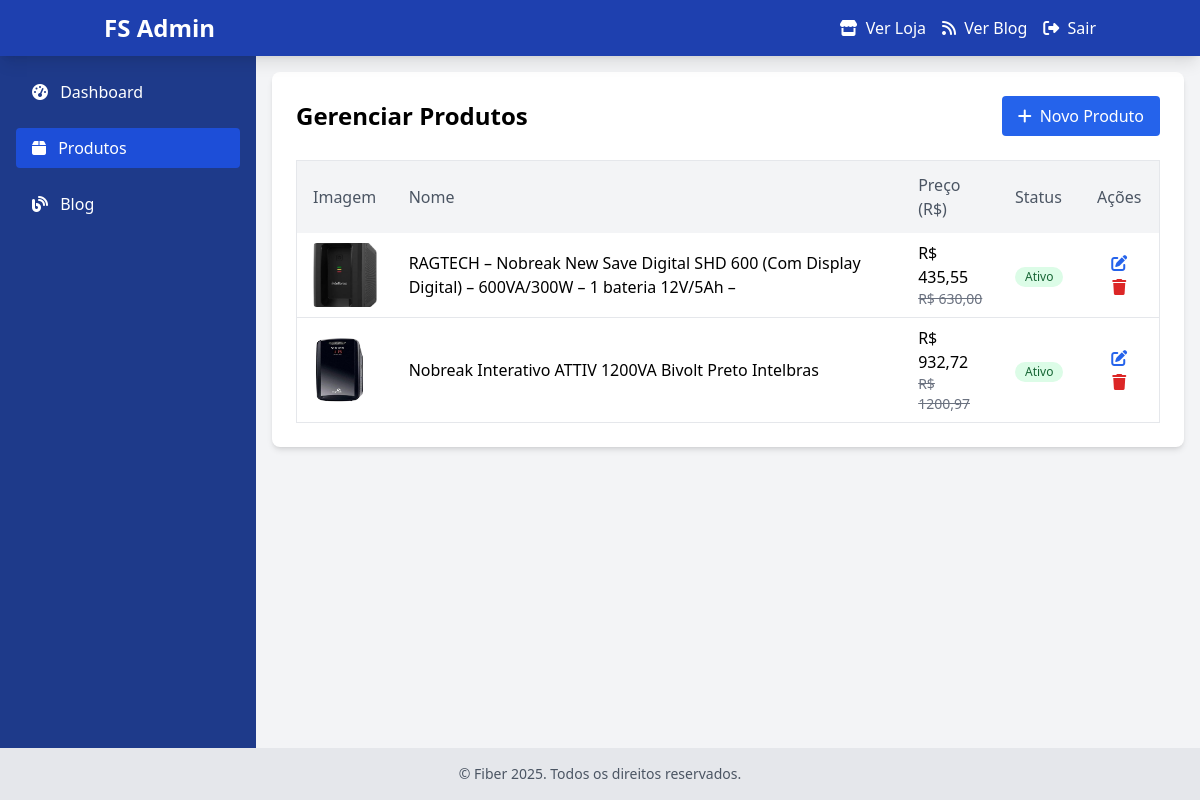
The app's page /admin/products (signed in) with its own data.
### app/models.py (models this page shows, shortened)
class Product(db.Model):
    id = db.Column(db.Integer, primary_key=True)
    name = db.Column(db.String(100), nullable=False)
    description = db.Column(db.Text)
    price = db.Column(db.Float, nullable=False)
    old_price = db.Column(db.Float)
    image = db.Column(db.String(255), nullable=False, default='services-1.png')
    created_at = db.Column(db.DateTime, default=datetime.utcnow)
    updated_at = db.Column(db.DateTime, default=datetime.utcnow, onupdate=datetime.utcnow)
    active = db.Column(db.Boolean, default=True)

### app/routes.py (the view)
    @login_required
    def decorated_function(*args, **kwargs):
        if not current_user.is_admin:
            flash('Acesso negado. Você precisa ser um administrador.', 'error')
            return redirect(url_for('main.login'))
        return f(*args, **kwargs)

### app/__init__.py (called while the page is built)
@login_manager.user_loader
def load_user(user_id):
    return User.query.get(int(user_id))

### app/routes.py (called while the page is built)
@main.app_context_processor
def inject_current_year():
    return {'current_year': datetime.now().year}

@main.app_template_filter('format_currency')
def format_currency(value):
    if value is None:
        return "R$ 0,00"
    return f"R$ {value:.2f}".replace('.', ',')

def admin_required(f):
    @login_required
    def decorated_function(*args, **kwargs):
        if not current_user.is_admin:
            flash('Acesso negado. Você precisa ser um administrador.', 'error')
            return redirect(url_for('main.login'))
        return f(*args, **kwargs)
    decorated_function.__name__ = f.__name__
    return decorated_function

@main.route('/admin/products')
@admin_required
def admin_products():
    products = Product.query.order_by(Product.id.desc()).all()
    now = datetime.now()
    return render_template('admin/products.html',
                          active_page='products',
                          products=products,
                          now=now)

### app/templates/admin/products.html (shortened to what this page needs)
{% extends "admin/base.html" %}
{% block content %}
    <div class="flex flex-col sm:flex-row justify-between items-center mb-6">
        <h1 class="text-2xl font-bold mb-4 sm:mb-0">Gerenciar Produtos</h1>
        <a href="{{ url_for('main.new_product') }}" class="w-full sm:w-auto bg-blue-600 hover:bg-blue-700 text-white px-4 py-2 rounded flex items-center justify-center sm:justify-start transition duration-300">
            <i class="fas fa-plus mr-2"></i> Novo Produto
        </a>
    </div>
    {% if products %}
        <div class="hidden md:block overflow-x-auto">
            <table class="min-w-full bg-white border border-gray-200">
                <thead class="bg-gray-100">
                    <tr>
                        <th class="py-3 px-4 text-left font-medium text-gray-600">Imagem</th>
                        <th class="py-3 px-4 text-left font-medium text-gray-600">Nome</th>
                        <th class="py-3 px-4 text-left font-medium text-gray-600">Preço (R$)</th>
                        <th class="py-3 px-4 text-left font-medium text-gray-600">Status</th>
                        <th class="py-3 px-4 text-center font-medium text-gray-600">Ações</th>
                    </tr>
                </thead>
                <tbody class="divide-y divide-gray-200">
                    {% for product in products %}
                        <tr class="hover:bg-gray-50">
                            <td class="py-2 px-4">
                                <img src="{{ url_for('static', filename='img/products/' + product.image) }}" alt="{{ product.name }}" class="w-16 h-16 object-cover rounded">
                            </td>
                            <td class="py-2 px-4">{{ product.name }}</td>
                            <td class="py-2 px-4">
                                <div>{{ product.price|format_currency }}</div>
                                {% if product.old_price %}
                                    <div class="text-sm text-gray-500 line-through">{{ product.old_price|format_currency }}</div>
                                {% endif %}
                            </td>
                            <td class="py-2 px-4">
                                {% if product.active %}
                                    <span class="inline-flex items-center px-2.5 py-0.5 rounded-full text-xs font-medium bg-green-100 text-green-800">
                                        Ativo
                                    </span>
                                {% else %}
                                    <span class="inline-flex items-center px-2.5 py-0.5 rounded-full text-xs font-medium bg-red-100 text-red-800">
                                        Inativo
                                    </span>
                                {% endif %}
                            </td>
                            <td class="py-2 px-4 text-center">
                                <a href="{{ url_for('main.edit_product', id=product.id) }}" class="text-blue-600 hover:text-blue-800 mx-1" title="Editar">
                                    <i class="fas fa-edit"></i>
                                </a>
                                <a href="{{ url_for('main.delete_product', id=product.id) }}" class="text-red-600 hover:text-red-800 mx-1"
                                   onclick="return confirm('Tem certeza que deseja excluir este produto?')" title="Excluir">
                                    <i class="fas fa-trash"></i>
                                </a>
                            </td>
                        </tr>
                    {% endfor %}
                </tbody>
            </table>
        </div>
    {% endif %}
{% endblock %}

### app/templates/admin/base.html (shortened to what this page needs)
<!DOCTYPE html>
<html lang="pt-br">
<head>
    <script src="https://cdn.tailwindcss.com"></script>
    <link rel="stylesheet" href="https://cdnjs.cloudflare.com/ajax/libs/font-awesome/6.4.0/css/all.min.css">
</head>
<body class="bg-gray-100 min-h-screen flex flex-col">
    <nav class="bg-blue-800 text-white shadow-lg sticky top-0 z-50">
        <div class="container mx-auto px-2 sm:px-4 py-2 sm:py-3 flex justify-between items-center">
            <div class="flex items-center">
                <a href="{{ url_for('main.admin_dashboard') }}" class="text-xl sm:text-2xl font-bold">
                    FS Admin
                </a>
            </div>
            <div class="flex items-center space-x-2 sm:space-x-4">
                <a href="{{ url_for('main.loja') }}" class="hover:text-blue-200 text-sm sm:text-base p-1 sm:p-0" target="_blank">
                    <i class="fas fa-store mr-1"></i> <span class="hidden sm:inline">Ver Loja</span>
                </a>
                <a href="{{ url_for('main.blog') }}" class="hover:text-blue-200 text-sm sm:text-base p-1 sm:p-0" target="_blank">
                    <i class="fas fa-rss mr-1"></i> <span class="hidden sm:inline">Ver Blog</span>
                </a>
                <a href="{{ url_for('main.logout') }}" class="hover:text-blue-200 text-sm sm:text-base p-1 sm:p-0">
                    <i class="fas fa-sign-out-alt mr-1"></i> <span class="hidden sm:inline">Sair</span>
                </a>
            </div>
        </div>
    </nav>
    <div class="flex flex-1">
        <aside class="bg-blue-900 text-white w-64 p-4 hidden md:block">
            <div class="space-y-4">
                <a href="{{ url_for('main.admin_dashboard') }}" class="block py-2 px-4 rounded {% if active_page == 'dashboard' %}bg-blue-700{% else %}hover:bg-blue-800{% endif %}">
                    <i class="fas fa-tachometer-alt mr-2"></i> Dashboard
                </a>
                <a href="{{ url_for('main.admin_products') }}" class="block py-2 px-4 rounded {% if active_page == 'products' %}bg-blue-700{% else %}hover:bg-blue-800{% endif %}">
                    <i class="fas fa-box mr-2"></i> Produtos
                </a>
                <a href="{{ url_for('main.admin_blog_posts') }}" class="block py-2 px-4 rounded {% if active_page == 'blog' %}bg-blue-700{% else %}hover:bg-blue-800{% endif %}">
                    <i class="fas fa-blog mr-2"></i> Blog
                </a>
            </div>
        </aside>
        <main class="flex-1 p-2 sm:p-4">
            <div class="bg-white shadow-md rounded-lg p-3 sm:p-6">
                {% block content %}{% endblock %}
            </div>
        </main>
    </div>
    <footer class="bg-gray-200 py-2 sm:py-4">
        <div class="container mx-auto px-4 text-center text-gray-600 text-xs sm:text-sm">
            © Fiber {{ current_year }}. Todos os direitos reservados.</p>
        </div>
    </footer>
</body>
</html>

### records on screen
Product: image (picture), name "RAGTECH – Nobreak New Save Digital SHD 600 (Com Display Digital) – 600VA/300W – 1 bateria 12V/5Ah –", price "R$ 435,55", old_price "R$ 630,00", active "Ativo"
Product: image (picture), name "Nobreak Interativo ATTIV 1200VA Bivolt Preto Intelbras", price "R$ 932,72", old_price "R$ 1200,97", active "Ativo"
